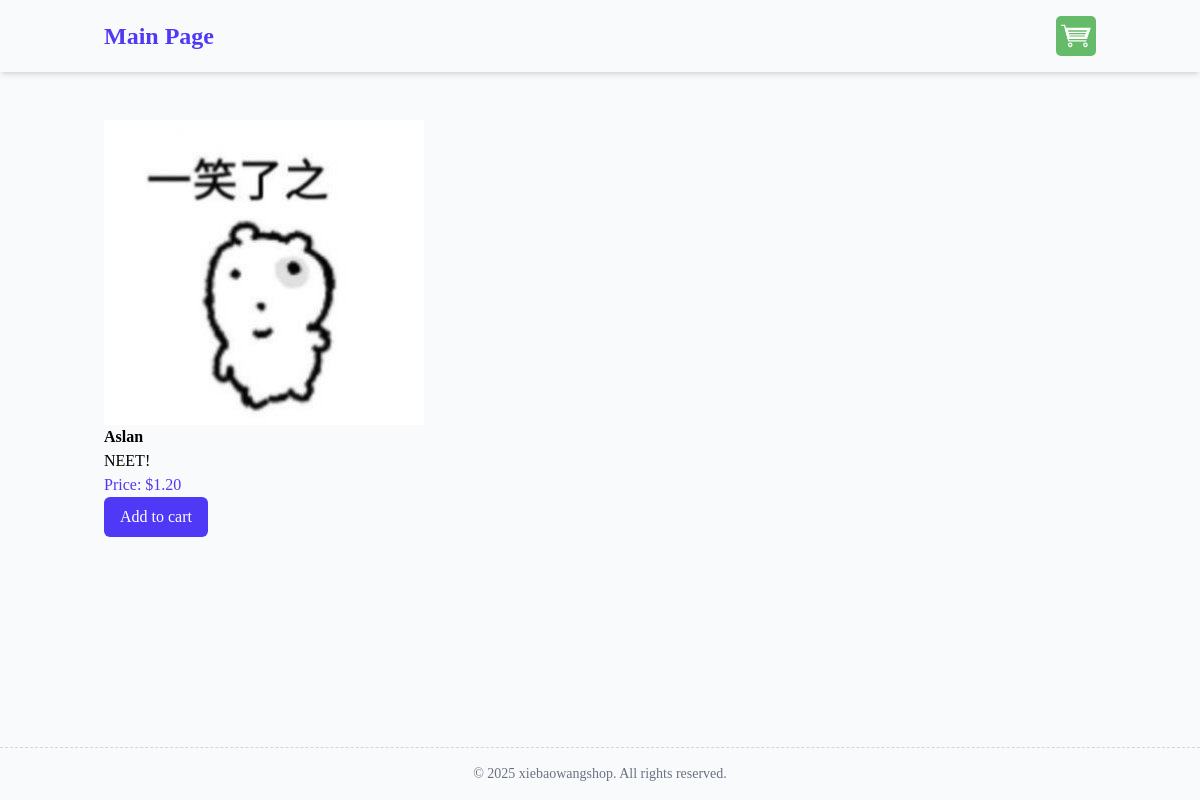
Page /products/product/1/aslan/ on the committed database.
### products/models.py (models this page shows, shortened)
class Product(models.Model):
    category = models.ForeignKey(Category,related_name="products",on_delete=models.CASCADE)
    name = models.CharField(max_length=250)
    slug = models.SlugField(unique=True)
    description = models.TextField(blank=True)
    price = models.DecimalField(max_digits=10,decimal_places=2)
    available = models.BooleanField(default=True)
    created = models.DateTimeField(auto_now_add=True)
    updated = models.DateTimeField(auto_now=True)
    image = models.ImageField(upload_to="products",blank=True)

### products/views.py (the view)
# urls.py: path("product/<int:id>/<slug:slug>/",views.product_detail,name="product_detail"),
def product_detail(request, id, slug):
    product=get_object_or_404(Product,id=id,slug=slug,available=True)
    return render(request,'products/product/detail.html',{'product':product})

### products/templates/products/product/detail.html (shortened to what this page needs)
{% extends "base.html" %}
{%block content %}
<div class="container mx-auto p-4 flex">
    <div>
        {% if product.image %}
            <img src="{{ product.image.url }}" alt="{{ product.name }}" class="max-h-[80vh]">
        {% else %}
            <p>image is not available</p>
        {% endif %}
            <h3 class="font-semibold">{{ product.name }}</h3>
            <p>{{ product.description }}</p>
        <p class="text-indigo-600">Price: ${{ product.price }}</p></h3>
        <form action="{% url 'cart:cart_add' product.id%}" method="POST" id="add-to-cart-form">
            <button type="submit" class="bg-indigo-600 text-white px-4 py-2 rounded-md cursor-pointer">Add to cart</button>
        </form>
    </div>
</div>
{%endblock %}

### rows in the picture
Product: image (picture), name "Aslan", description "NEET!", price "1.20"
